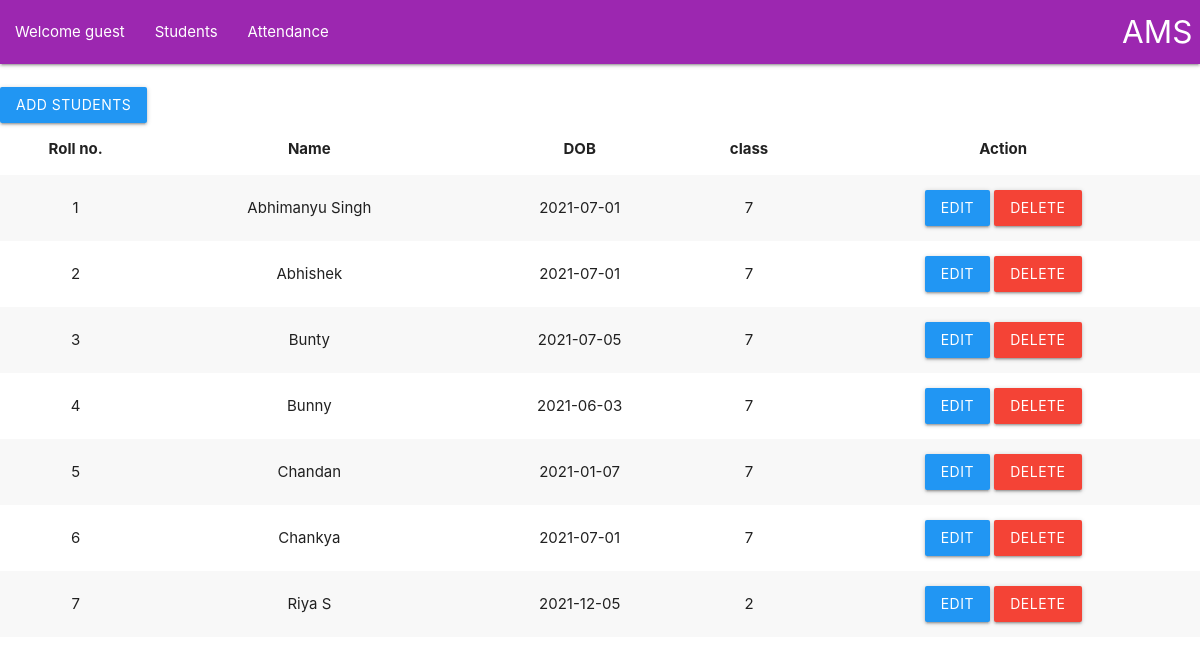
Page /index.php?action=students on the committed database.
### tables this page shows
CREATE TABLE `students` (
  `stu_id` int(11) NOT NULL,
  `stu_name` varchar(150) NOT NULL,
  `stu_roll_no` int(11) NOT NULL,
  `stu_dob` date NOT NULL,
  `stu_class` varchar(60) NOT NULL
);

### classes/controllers/DBcontroller.php (called while the page is built, shortened)
<?php
class DBcontroller
{
    private $host="localhost";
    private $user="root";
    private $pass="";
    private $db="crudmvc";
    private $conn;
    public function __construct()
    {
        $this->conn=$this->connectDB();
    }
    public function connectDB()
    {
        $conn = new mysqli($this->host, $this->user, $this->pass, $this->db);
        return $conn ;
    }
    public function rawQuery($query, $type="")
    {
        $data=[];
        $result = $this->conn->query($query);
        if($result) {
            if($type === 'select') {
                if($result->num_rows > 0) {
                    while($row = $result->fetch_assoc()) {
                        $data[] = $row ;
                    }
                    $data = array(
                        "result" => true,
                        "data" => $data
                    );
                    return $data ;
                } else {
                    $data = array(
                        "result" => false,
                        "msg" => "No data Found"
                    );
                }
            } else {
                return true;
            }
        } else {
            $data = array(
                "result" => false,
                "msg" => "Some Error Occured while executing your query"
            );
        }
    }
};

### web/students.php (the view)
<div class="content">
    <br>
    <table class="striped highlight centered">
        <a href="index.php?action=students-add"  class="waves-effect waves-light btn blue">Add Students</a>
        <thead>
            <tr>
                <th>Roll no.</th>
                <th>Name</th>
                <th>DOB</th>
                <th>class</th>
                <th>Action</th>
            </tr>
        </thead>
        <tbody>
            <?php
            foreach ($data as $key => $value) {
                echo "<tr>";
                echo '<td>' . $value['stu_roll_no'] . '</td>';
                echo '<td>' . $value['stu_name'] . '</td>';
                echo '<td>' . $value['stu_dob'] . '</td>';
                echo '<td>' . $value['stu_class'] . '</td>';
                echo '<td>
                        <a href="index.php?action=student-edit&id=' . $value['stu_id'] . '" class="btn waves-effect waves-light blue ">Edit</a>
                        <a href="index.php?action=student-delete&id=' . $value['stu_id'] . '" class="btn waves-effect waves-light red ">Delete</a>
                    </td>';
                echo "</tr>";
            }
            ?>
        </tbody>
    </table>
</div>

### web/header.php (shortened to what this page needs)
<!DOCTYPE html>
<html lang="en">
<head>
    <link rel="stylesheet" href="./web/assets/icons/icon.css">
    <link rel="stylesheet" href="./web/assets/css/materialize.min.css">
</head>
<body>
    <header>
        <nav>
            <div class="nav-wrapper purple">
                <a href="#" class="brand-logo right">
                    AMS
                </a>
                <ul id="nav-mobile" class="left hide-on-med-and-down">
                    <li><a href="">Welcome guest</a></li>
                    <li><a href="index.php?action=students">Students</a></li>
                    <li><a href="index.php?action=attendance">Attendance</a></li>
                </ul>
            </div>
        </nav>
    </header>

### index.php (shortened to what this page needs)
<?php
require_once './classes/controllers/DBcontroller.php';
require_once './classes/modals/Students.php';
require_once './web/header.php';
$action = '';
if(!empty($_GET['action'])) {
    $action = $_GET['action'];
}
switch ($action) {
    case 'students':
        $students = new Students();
        $students->showStudentList();
        break;
}
?>
<?php
require_once './web/footer.php';
?>

### classes/modals/Students.php (shortened to what this page needs)
<?php
class Students
{
    private $db;
    public function __construct()
    {
        $this->db = new DBcontroller();
    }
    public function showStudentList()
    {
        $data = $this->db->rawQuery("SELECT * FROM `students`", "select");
        if ($data == NULL) {
            echo "No Data Found";
        } else {
            if ($data['result']) {
                $data = $data['data'];
                require './web/students.php';
            } else {
                echo $data['msg'];
            }
        }
    }
};
?>

### web/footer.php (shortened to what this page needs)
</body>
</html>

### rows in the picture
students: stu_roll_no "1", stu_name "Abhimanyu Singh", stu_dob "2021-07-01", stu_class "7"
students: stu_roll_no "2", stu_name "Abhishek", stu_dob "2021-07-01", stu_class "7"
students: stu_roll_no "3", stu_name "Bunty", stu_dob "2021-07-05", stu_class "7"
students: stu_roll_no "4", stu_name "Bunny", stu_dob "2021-06-03", stu_class "7"
students: stu_roll_no "5", stu_name "Chandan", stu_dob "2021-01-07", stu_class "7"
students: stu_roll_no "6", stu_name "Chankya", stu_dob "2021-07-01", stu_class "7"
students: stu_roll_no "7", stu_name "Riya S", stu_dob "2021-12-05", stu_class "2"
